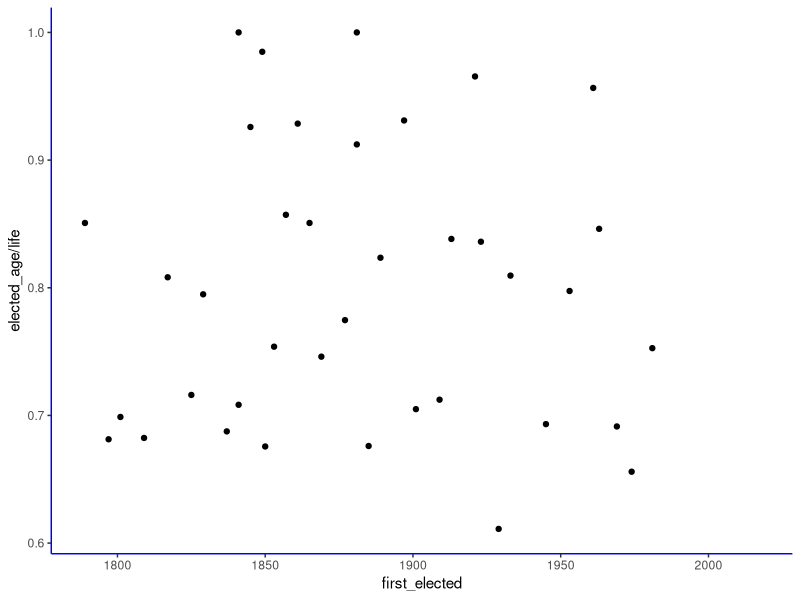
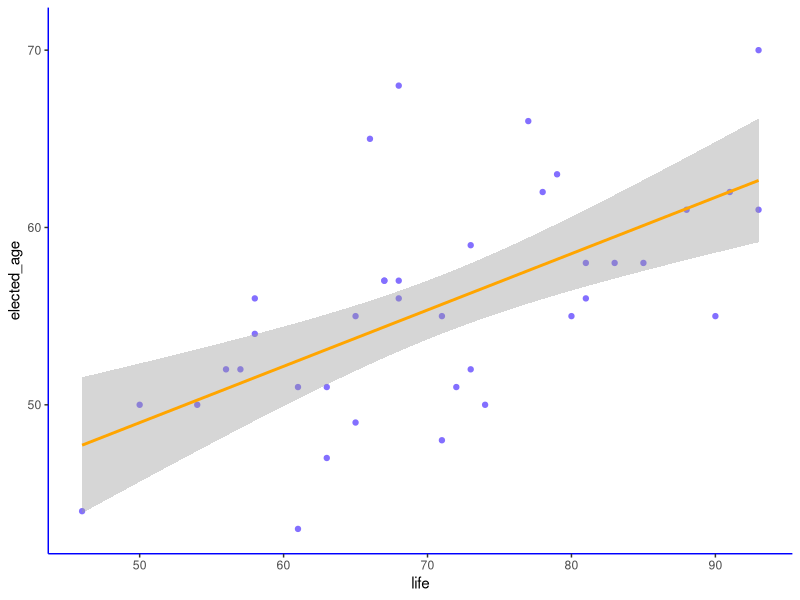
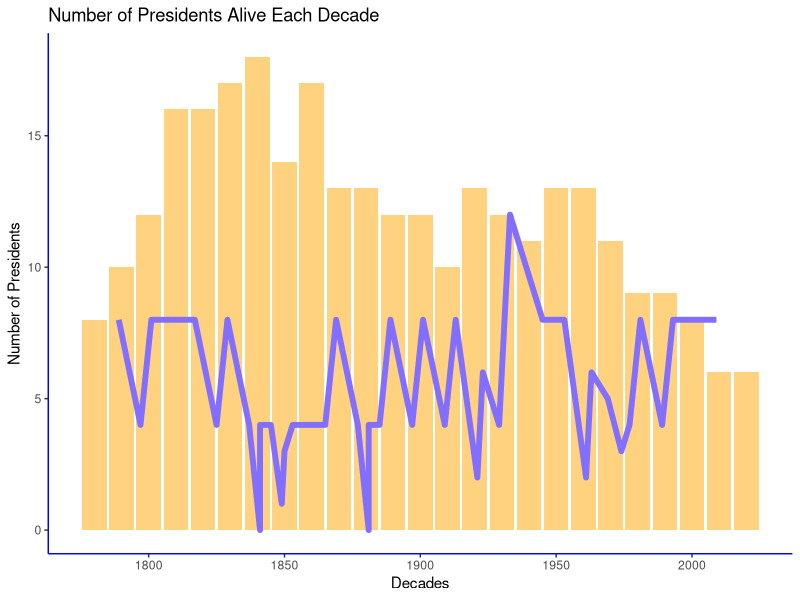
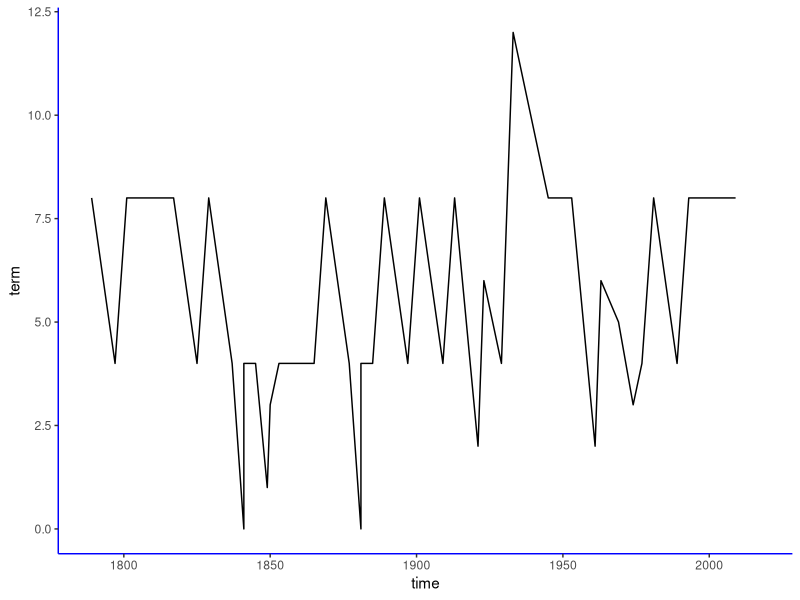
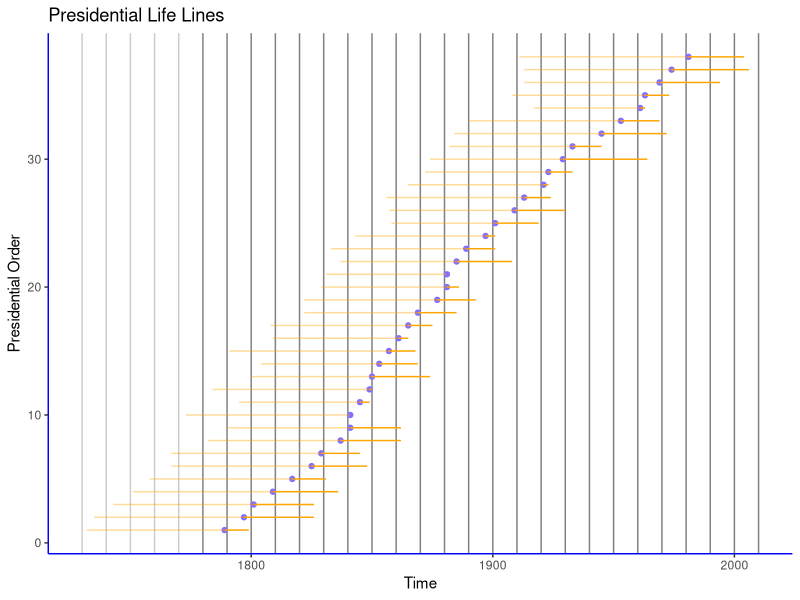
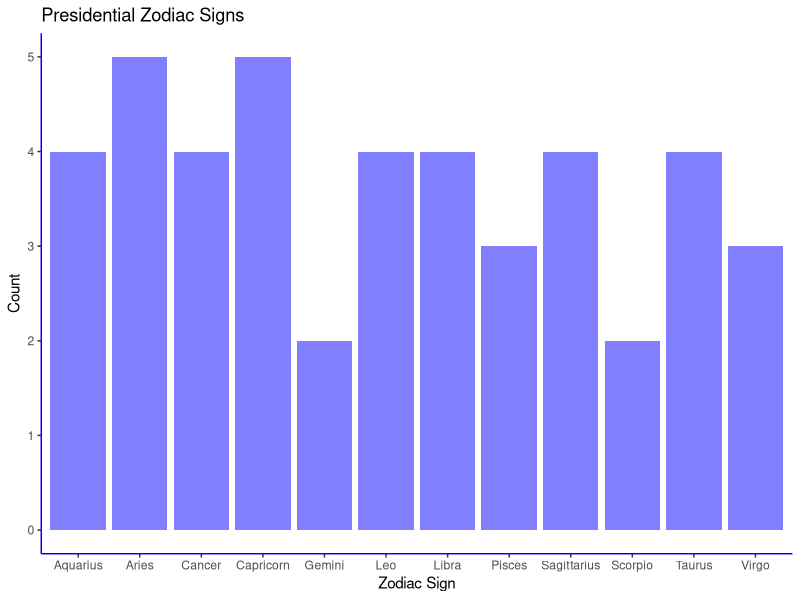

Write the R code that produced these figures, in order.
# All of the Presidents #
library(tidyverse)
library(lubridate)

setwd('~/Desktop/Real Life/Coding Projects/Presidents/')

# plotting sytle options.
clean_plot =  theme(axis.line = element_line(colour = "blue"), panel.grid.major = element_blank(),
                    panel.grid.minor = element_blank(), panel.border = element_blank(),
                    panel.background = element_blank(), legend.key = element_blank())

##### READING IN DATA #####
pres1 = read.csv('presidents1.csv', stringsAsFactors = F)
pres2 = read.csv('presidents2.csv', stringsAsFactors = F)

##### CLEANING UP DATA ####

# we just want the president's name
pres2$justPresident = substr(pres2$President, 1, (regexpr('\\(', pres2$President)-2) )
pres2 = pres2[,c(3,2)]
names(pres2) = c('President', 'First Elected')

# cleaning up a few middle name errors:
pres2[pres2$`First Elected` == 1933,]$President = 'Franklin Roosevelt'
pres2[pres2$`First Elected` == 1953,]$President = 'Dwight Eisenhower'


# clean up the birth dates (this was a hot mess)
sec1 = pres1[1:33,1:2] # selecting one type of date format
sec2 = pres1[34:nrow(pres1),1:2] # the other type of date format
sec1$newBirth = as.Date(sec1$Birth.Date, format = '%b %d, %Y') # converting them to dates
sec2$newBirth = as.Date(sec2$Birth.Date, format = '%d-%b-%y') # trying to convert to dates

# if they were born in "17," it assumed 2017, not 1917 or any other century. This turned them into a string,
# then changed the first two letters into "19."
sec2$newBirth = as.Date(sapply(as.character(sec2$newBirth), function(x) gsub(x, pattern = substr(x,1,2), replacement = '19')))

# put the pieces back together for their birth dates.
sec3 = rbind(sec1[,c(1,3)],sec2[,c(1,3)])
pres1 = merge(pres1, sec3, by = 'President')

# cleaning up the death dates
sec1 = pres1[order(pres1$Death.Date),][1:17,] # selecting one type of date format.
sec2 = pres1[order(pres1$Death.Date),][18:38,] #selecting the other date format.
# some presidents are still alive, so we exclude NAs for now.
sec2$newDeath = as.Date(sec2$Death.Date, format = '%b %d, %Y') # first conversion attempt
sec1$newDeath = as.Date(sec1$Death.Date, format = '%d-%b-%y') # first conversion attempt
sec1$newDeath = as.character(sec1$newDeath) # characters are easier to modify here.
sec1 = sec1[order(sec1$newBirth),] # ordering so we can quickly grab those who died before 2000.
sec4 = sec1[c(1:10,17),] # selecting those who died before 2000 (old guys + Kennedy).
# this is the same step as before, substituting in for the last century.
sec4$newDeath = as.Date(sapply(as.character(sec4$newDeath), function(x) gsub(x, pattern = substr(x,1,2), replacement = '19')))
# put these back together with only pertinent information.
sec5 = merge(sec1[,c('President', 'newBirth')], sec4[,c('President', 'newDeath')], by = 'President')

# only selecting presidents didn't need correcting.
sec6 = sec1[!sec1$President %in% sec4$President,c('President', 'newBirth', 'newDeath')]
sec7 = rbind(sec5, sec6) # putting these pieces together.

# combining the problem childs and the one-step conversions.
sec8 = rbind(sec2[,c('President', 'newBirth', 'newDeath')], sec7)

# taking care of the NAs
sec9 = pres1[is.na(pres1$Death.Date),]
sec9$newDeath = NA
sec9 = sec9[,c('President', 'newBirth', 'newDeath')]

# adding in the NAs.
sec10 = rbind(sec8, sec9)

# rewriting pres1
pres1 = sec10

# creating a final, functional pres3 with all date information in Date format.
pres3 = merge(pres1, pres2, by = 'President')

##### MORE STATS OF INTEREST #####

pres3$shortBirth = as.numeric(substr(as.character(cut(pres3$newBirth, breaks = 'years')), 1,4))
pres3$shortDeath = as.numeric(substr(as.character(cut(pres3$newDeath, breaks = 'years')), 1,4))

pres3$first_elected = pres3$`First Elected`
pres3$life = pres3$shortDeath - pres3$shortBirth
pres3$elected_age = pres3$`First Elected` - pres3$shortBirth
pres3$remaining_life = pres3$life - pres3$elected_age

# presidents alive each decade
decades = data.frame('time' = seq(1780,2020,10))
for (i in 1:nrow(decades)){
  decades$alive[i] = nrow(pres3[(pres3$shortDeath > decades$time[i] & pres3$shortBirth < decades$time[i]),])
}

# terms for each president
terms = data.frame('time' = pres3$first_elected[order(pres3$first_elected)])
for (i in 1:nrow(terms)){
  terms$term[i] = terms$time[i+1] - terms$time[i]
}

# cleaning up code for the markdown document
temp1 = pres3[order(pres3$first_elected),c(1,5,7,6)]
names(temp1) = c('President', 'BirthYear', 'FirstElected', 'DeathYear')
p1 = temp1

# cleaning up code for the markdown document
temp2 = pres3[order(pres3$first_elected),c(1,8:10)]
names(temp2) = c('President', 'Lifespan', 'ElectedAge', 'RemainingYears')
p2 = temp2


# zodiac signs for presidents
zodiac = data.frame('sign' = c('Aries', 'Taurus', 'Gemini', 'Cancer', 'Leo', 'Virgo', 'Libra', 'Scorpio',
                               'Sagittarius', 'Capricorn', 'Aquarius', 'Pisces'),
                    'start_dates' = (c('Mar 21', 'Apr 21', 'May 21', 'Jun 22', 'Jul 23', 'Aug 24',
                                              'Sep 24', 'Oct 24', 'Nov 23', 'Dec 22', 'Jan 21', 'Feb 19')))

zodiac$start2 = as.Date(zodiac$start_dates, format = '%b %d')
zodiac$start = as.numeric(strftime(zodiac$start2, format = "%j"))
zodiac = zodiac[order(-zodiac$start),]
zodiac$end = zodiac$start - 1
zodiac$end = c(zodiac$end[c(nrow(zodiac), 2:nrow(zodiac)-1)])
zodiac$count = 0
zodiac = zodiac[,-c(2,3)]

# binning the presidents
zpres = as.numeric(strftime(pres3$newBirth, format = '%j'))
zpres2 = data.frame('DOY' = zpres, 'cat' = cut(zpres, breaks = zodiac$end, labels = F))
zpres2[is.na(zpres2$cat),] = 12
zodiac$count = table(zpres2$cat)
zodiac$count = as.integer(zodiac$count)


##### GRAPHING #####

# graphing over time
ggplot(data = pres3, aes(x = first_elected)) +
  # geom_point(aes(y = life), color = 'slateblue1') +
  geom_point(aes(y = elected_age/life), color = 'black') +
  # geom_point(aes(y = remaining_life), color = 'black') +
  # geom_point(aes(y = elected_age), color = 'orange') +
  clean_plot

# graphing two variables
ggplot(data = pres3, aes(x = life, y = elected_age)) +
  geom_point(color = 'slateblue1') +
  stat_smooth(method = 'lm', formula = y ~ x, color = 'orange') +
  clean_plot


# graphing presidents over decades
ggplot() +
  geom_bar(data = decades, aes(x = time, weight = alive), alpha = .5, fill = 'orange') +
  geom_line(data = terms, aes(x = time, y = term), color = 'slateblue1', size = 2) +
  labs(x = 'Decades', y = 'Number of Presidents', title = 'Number of Presidents Alive Each Decade') +
  clean_plot


# graphing terms over time
ggplot(data = terms) +
  geom_line(aes(x = time, y = term)) +
  clean_plot


# reforming data for presidential life lines 
pres4 = pres3[complete.cases(pres3),]
pres4 = pres4[order(pres4$first_elected),]
pres4$id = seq.int(1,nrow(pres4))

# graphing presidents' life lines
ggplot(data = pres4, aes(x = first_elected, y = id)) +
  geom_vline(xintercept = seq(1730,1770,10), alpha = .2) +
  geom_vline(xintercept = seq(1780,2010,10), alpha = .5) +
  geom_point(color = 'slateblue1') +
  geom_segment(aes(x = shortBirth, xend = first_elected, yend = id), alpha = .4, color = 'orange') +
  geom_segment(aes(xend = first_elected+remaining_life, yend = id), color = 'orange') +
  labs(x = 'Time', y = 'Presidential Order', title = 'Presidential Life Lines') +
  clean_plot

# graphing the zodiacs of presidents
ggplot(data = zodiac) +
  geom_bar(aes(x = sign, weight = count), alpha = .5, fill = 'blue') +
  labs(x = 'Zodiac Sign', y = 'Count', title = 'Presidential Zodiac Signs') +
  clean_plot


# correlations
fit1 = lm(elected_age ~ life, data = pres3)
# summary(fit1)
# summary(fit1)$adj.r.squared



##### CONCLUSIONS #####

# Time vs Life : expected outcome to increase over time, but it's fairly scattered.
# This could be from not enough data to see this general trend, or that I'm just misinterpreting
# this trend (avearge life expectancy may have been stable during this time). When I looked it up,
# it appears that a couple things are happening. Data going back to 1850s (in England) shows life
# expectancy of a new born and a 5 year old both increasing over time. We are actually getting better
# at living longer. We also see the survival gap between a newborn and a 5 year old decrease to almost
# nothing in modern times, as infant mortality decreases considerably. It appears both trends are
# true. One hypothesis is that presidents are not a good sample of the general population. They tend
# to be (with few exceptions), rich, old, white men. As we see in the graph on this wonderful website
# (https://ourworldindata.org/life-expectancy/), life expectancy once you've made it to past 40-50, has
# really only increased in the last 50 years. Another hypothesis is that with more wealth, the more health
# care you can afford.

# Time vs Age in Life Elected : expected outcome unknown! Maybe initially older and getting younger
# because it's easier to become publicly known now. Back then, you'd take time to build reputation.
# However, there's no trend here, it's equally scattered.

# Age Elected vs Life : expected outcome to increase as people would wait until they were older to
# run for office. If you were going to die at 50, run at 35, not 45. There is a correlation here!
# It's a weak correlation, but significant.

# One Terms or Two(+) Terms : expected outcome to increase over time, with FDR at a peak. Reality
# demonstrates that there being several points with early departures in the mid-1800s and a string of 
# one term presidents, but no significant overarching trend. 

# Number of Presidents Alive Over Time : expected outcome to be same as Reddit, and we find it to be
# the same as Reddit! Life expectancy doesn't seem to play a big role here. It could be that there are
# more one term presidents earlier, and two term presidents reduce the number of presidents in play.
# FDR must have killed off many presidents during his tenure.


##### PIPING DATA TO RMARKDOWN ####

# I haven't quite got the hang of RMarkdown yet, and got caught with data/code in an R file, with all the 
# graphs, analysis, and formatting in the Rmd file. I'm exporting the data to be picked up by the markdown
# and used quickly. I'll figure out a better way before starting the next project.

# write.csv(p1, 'DataForMD/p1.csv')
# write.csv(p2, 'DataForMD/p2.csv')
# write.csv(pres3, 'DataForMD/pres3.csv')
# write.csv(decades, 'DataForMD/decades.csv')
# write.csv(pres4, 'DataForMD/pres4.csv')
# write.csv(zodiac, 'DataForMD/zodiac.csv')
# write.csv(summary(fit1)$adj.r.squared, 'DataForMD/fit1.csv')
